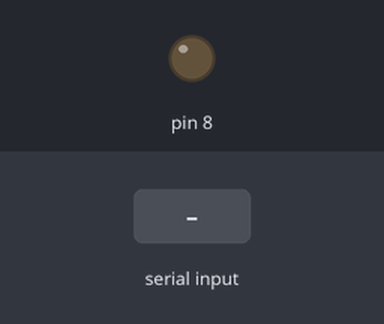
This sketch was run on a simulated Arduino Uno, built with avr-gcc and run on an emulated ATmega328P. Shown: output pins drawn as LEDs (lit = HIGH). Dashed ring = blinking. Inputs (shaded band) come from the test bench.

Above: at 1.2 s.
1.3 s: "b" received over Serial
At 1.7 s:
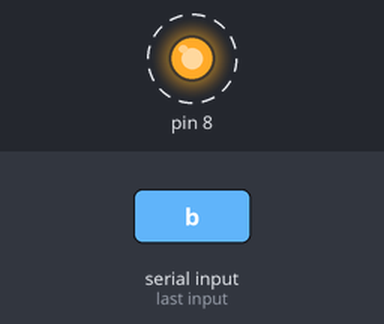
Timing chart, 0 to 10.3 s (numbered marks = the images above; inputs shaded):
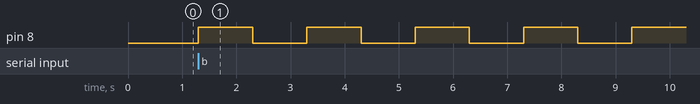

The sketch:

ban_svet.ino
```cpp
char inChar;


void setup() {
  pinMode(8, OUTPUT); // Инициализация светодиода
  Serial.begin(9600); // Инициализация Serial - порта
}

void loop() {
  if (Serial.available() > 0)
  {
    inChar = Serial.read();
    if (inChar=='h') // e - Enable - включить
    {
      digitalWrite(8,HIGH);
    }
  }

    else if (inChar=='d') // d - Disable - выключить
    {
      digitalWrite(8,LOW);
    }

    else if (inChar=='b')  // b - Blink - выключить режим мигания
    {
      while (true){
      digitalWrite(8,HIGH);
      delay(1000);
      digitalWrite(8,LOW);
      delay(1000);
    }
    }
}
```

Measured:
- after the input at 1.3 s, pin 8: alternates HIGH for 1.0 s and LOW for 1.0 s, starting at once
